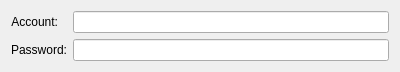
<?xml version="1.0" encoding="UTF-8"?>
<ui version="4.0">
 <class>SunshineMainOptionsWidget</class>
 <widget class="QWidget" name="SunshineMainOptionsWidget">
  <property name="geometry">
   <rect>
    <x>0</x>
    <y>0</y>
    <width>400</width>
    <height>58</height>
   </rect>
  </property>
  <property name="windowTitle">
   <string>Account Preferences</string>
  </property>
  <layout class="QVBoxLayout" name="verticalLayout_2">
   <item>
    <layout class="QFormLayout" name="formLayout">
     <property name="fieldGrowthPolicy">
      <enum>QFormLayout::ExpandingFieldsGrow</enum>
     </property>
     <item row="0" column="0">
      <widget class="QLabel" name="accountLabel">
       <property name="text">
        <string>Account:</string>
       </property>
       <property name="alignment">
        <set>Qt::AlignRight|Qt::AlignTrailing|Qt::AlignVCenter</set>
       </property>
      </widget>
     </item>
     <item row="0" column="1">
      <widget class="QLineEdit" name="accountLineEdit"/>
     </item>
     <item row="1" column="0">
      <widget class="QLabel" name="passwordLabel">
       <property name="text">
        <string>Password:</string>
       </property>
       <property name="alignment">
        <set>Qt::AlignRight|Qt::AlignTrailing|Qt::AlignVCenter</set>
       </property>
      </widget>
     </item>
     <item row="1" column="1">
      <widget class="QLineEdit" name="passwordLineEdit">
       <property name="echoMode">
        <enum>QLineEdit::Password</enum>
       </property>
      </widget>
     </item>
    </layout>
   </item>
  </layout>
 </widget>
 <resources/>
 <connections/>
</ui>
